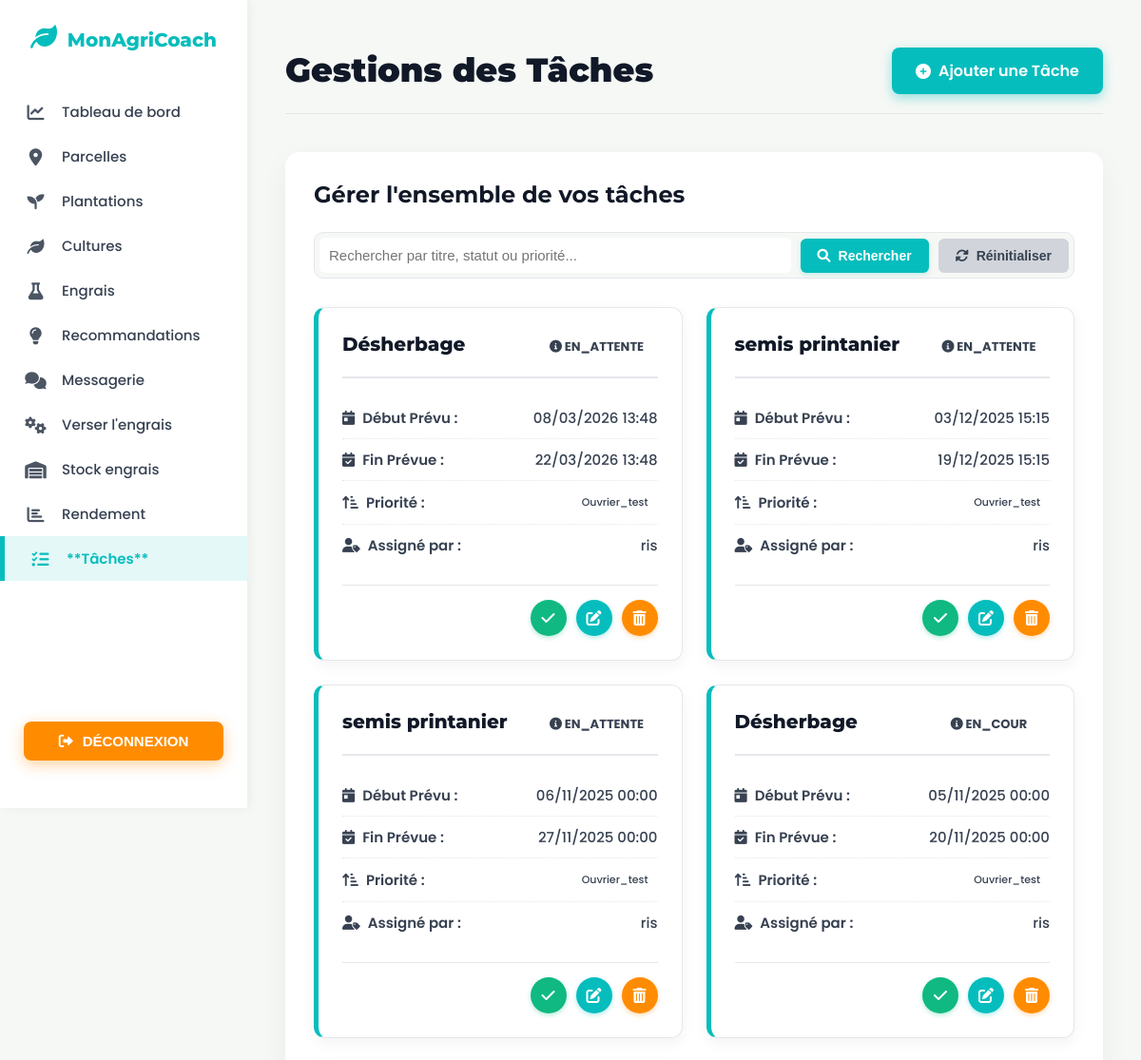
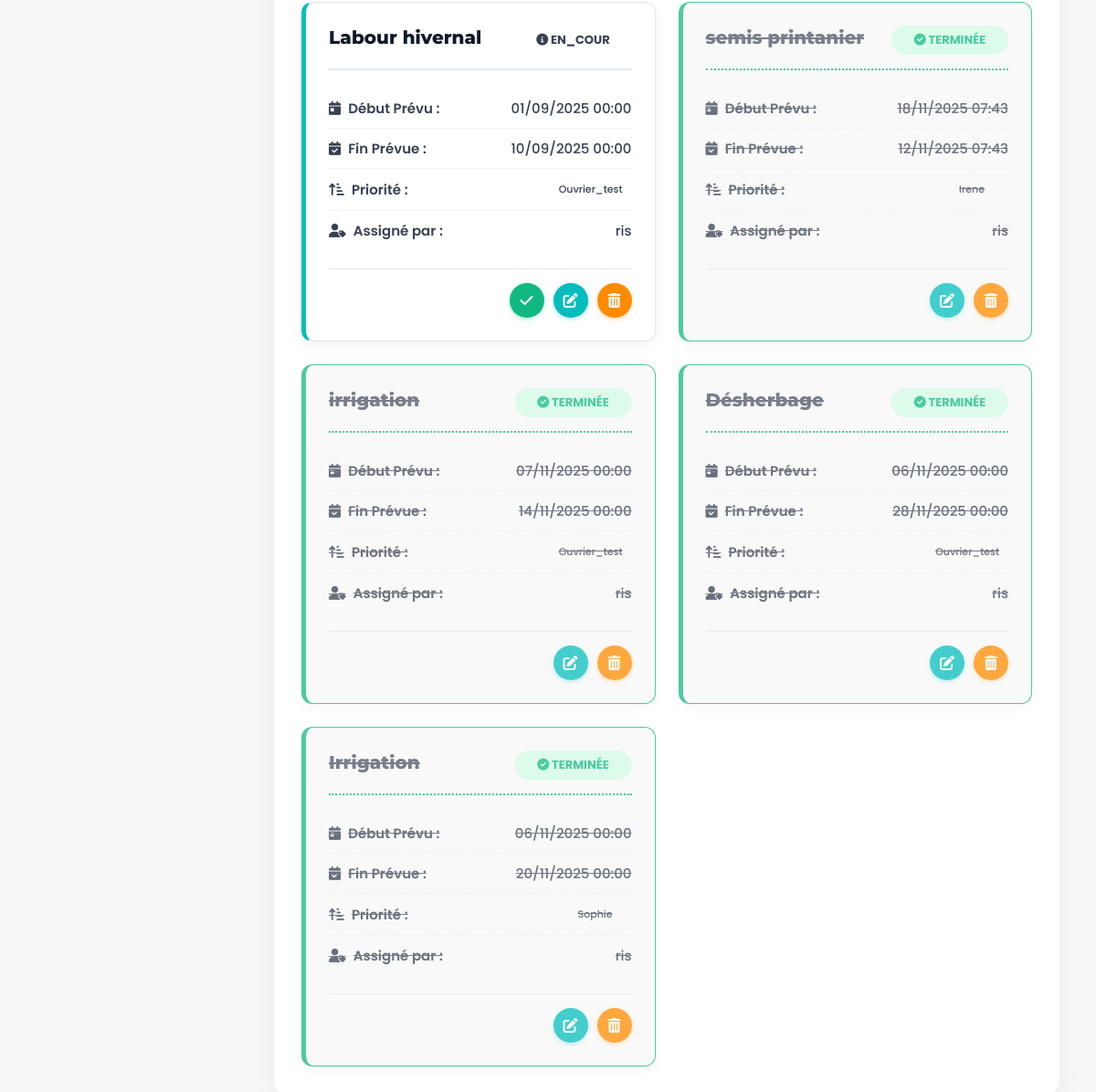
Screenshot of /liste_taches.php (signed in) with the database file from the repository (2 pictures, top to bottom).
### tables this page shows
CREATE TABLE `tache` (
  `id` int(11) NOT NULL,
  `titre` varchar(255) NOT NULL,
  `statut` varchar(255) NOT NULL,
  `priorite` varchar(255) NOT NULL,
  `date_debut` datetime NOT NULL,
  `date_fin` datetime NOT NULL,
  `id_agriculteur` int(11) NOT NULL
);

CREATE TABLE `utilisateur` (
  `id` int(11) NOT NULL,
  `email` varchar(45) NOT NULL,
  `mot_de_passe` varchar(255) NOT NULL,
  `nom` varchar(45) NOT NULL,
  `prenom` varchar(45) NOT NULL,
  `telephone` varchar(45) NOT NULL,
  `pays` varchar(150) NOT NULL,
  `date_inscription` datetime NOT NULL,
  `type_utilisateur` varchar(45) NOT NULL,
  `reset_token` varchar(255) NOT NULL,
  `reset_token_expiration` datetime NOT NULL,
  `photo` varchar(255) NOT NULL,
  `langue` varchar(5) DEFAULT 'fr',
  `timezone` varchar(50) DEFAULT 'Africa/Douala',
  `notif_arrosage` tinyint(1) DEFAULT 1,
  `notif_stock` tinyint(1) DEFAULT 0
);

### liste_taches.php (the view, shortened to what this page needs)
<?php
require_once 'db.php';
$userId = $_SESSION['user_id'];
$taches = [];
$params = [':userId' => $userId];
$current_search_term = $_GET['recherche'] ?? '';
$sql = "SELECT
            t.id, t.titre, t.statut, t.priorite,
            t.date_debut, t.date_fin,
            u.nom AS nom_agriculteur
        FROM tache AS t
        JOIN utilisateur AS u ON t.id_agriculteur = u.id
        WHERE t.id_agriculteur = :userId";
$sql .= " ORDER BY t.statut = 'Terminée' ASC,
                    FIELD(LOWER(t.priorite), 'haute', 'moyenne', 'basse') ASC,
                    t.date_debut DESC";
try {
    $stmt = $pdo->prepare($sql);
    $stmt->execute($params);
    $taches = $stmt->fetchAll(PDO::FETCH_ASSOC);
} catch (PDOException $e) {
    error_log("Erreur de récupération des tâches: " . $e->getMessage());
    $errorMessage = "Erreur lors de la récupération des tâches. Veuillez réessayer.";
}
function getStatusBadge($statut) {
    $statut = strtolower($statut);
    switch ($statut) {
        case 'terminée':
        case 'terminer':
            return ['text' => 'Terminée', 'class' => 'statut-done', 'icon' => 'fas fa-check-circle'];
        default:
            return ['text' => ucfirst($statut), 'class' => 'statut-default', 'icon' => 'fas fa-info-circle'];
    }
}
function getPriorityBadge($priorite) {
    $priorite = strtolower($priorite);
    switch ($priorite) {
        default:
            return ['text' => ucfirst($priorite), 'class' => 'priorite-default', 'icon' => 'fas fa-star'];
    }
}
?>
<!DOCTYPE html>
<html lang="fr">
<head>
    <link rel="stylesheet" href="https://cdnjs.cloudflare.com/ajax/libs/font-awesome/6.0.0-beta3/css/all.min.css">
</head>
<body>
    <nav class="sidebar">
        <a href="index.php" class="logo"><i class="fas fa-leaf"></i> MonAgriCoach</a>
        <ul>
            <li><a href="farmer_dashboard.php"><i class="fas fa-chart-line"></i> Tableau de bord</a></li>
            <li> <a href="liste_parcelle.php"><i class="fas fa-map-marker-alt"></i> Parcelles</a></li>
            <li> <a href="liste_plantation.php"><i class="fas fa-seedling"></i> Plantations</a></li>
            <li><a href="liste_culture.php"><i class="fas fa-leaf"></i> Cultures</a></li>
            <li><a href="liste_intrant.php"><i class="fas fa-flask"></i> Engrais</a></li>
            <li> <a href="liste_recom.php"><i class="fas fa-lightbulb"></i> Recommandations</a></li>
            <li> <a href="liste_message_agri.php"><i class="fas fa-comments"></i> Messagerie</a></li>
            <li><a href="liste_appli_intrant.php"><i class="fas fa-cogs"></i> Verser l'engrais</a></li>
            <li> <a href="liste_st_intrant.php"><i class="fas fa-warehouse"></i> Stock engrais</a></li>
            <li><a href="liste_re.php"><i class="fas fa-chart-bar"></i> Rendement</a></li>
            <li><a href="liste_taches.php"><i class="fas fa-tasks"></i> **Tâches**</a></li>
        </ul>
        <div class="btn-deconnexion-wrapper">
            <div class="btn_lien">
                <button >
                    <a href="deconnexion.php">
                        <i class="fas fa-sign-out-alt"></i> DÉCONNEXION
                    </a>
                </button>
            </div>
        </div>
    </nav>
    <div class="main-content">
        <div class="header">
            <h1>Gestions des Tâches</h1>
            <a href="tache.php" class="add-new-link">
                <i class="fas fa-plus-circle"></i> Ajouter une Tâche
            </a>
        </div>
        <div class="content-container">
            <h2>Gérer l'ensemble de vos tâches</h2>
            <form action="liste_taches.php" method="GET" class="search-form">
                <input type="text" name="recherche" id="search_query" placeholder="Rechercher par titre, statut ou priorité..." value="<?= htmlspecialchars($current_search_term) ?>">
                <button type="submit"><i class="fas fa-search"></i> Rechercher</button>
                <button type="button" onclick="window.location.href='liste_taches.php'"><i class="fas fa-sync-alt"></i> Réinitialiser</button>
            </form>
            <?php if (count($taches) > 0): ?>
                <div class="tache-grid">
                    <?php foreach($taches as $tache ):
                        $status_info = getStatusBadge($tache['statut']);
                        $priority_info = getPriorityBadge($tache['priorite']);
                        $is_done = (strtolower($tache['statut']) == 'terminée' || strtolower($tache['statut']) == 'terminer');
                    ?>
                        <div class="tache-card <?= $is_done ? 'done' : ''; ?>">
                            <div class="card-header-tache">
                                <h3><?= htmlspecialchars($tache['titre']); ?></h3>
                                <span class="statut-badge <?= $status_info['class']; ?>">
                                    <i class="<?= $status_info['icon']; ?>"></i> <?= htmlspecialchars($status_info['text']); ?>
                                </span>
                            </div>
                            <div class="card-body-tache">
                                <p><strong><i class="fas fa-calendar-day"></i> Début Prévu :</strong>
                                    <span><?= date('d/m/Y H:i', strtotime($tache['date_debut'])); ?></span>
                                </p>
                                <p><strong><i class="fas fa-calendar-check"></i> Fin Prévue :</strong>
                                    <span><?= date('d/m/Y H:i', strtotime($tache['date_fin'])); ?></span>
                                </p>
                                <p><strong><i class="fas fa-sort-amount-up-alt"></i> Priorité :</strong>
                                    <span class="priorite-badge <?= $priority_info['class']; ?>">
                                        <?= htmlspecialchars($priority_info['text']); ?>
                                    </span>
                                </p>
                                <p><strong><i class="fas fa-user-tag"></i> Assigné par :</strong>
                                    <span><?= htmlspecialchars($tache['nom_agriculteur']); ?></span>
                                </p>
                            </div>
                            <div class="card-actions-tache">
                                <?php if (!$is_done): ?>
                                    <form action="terminer_tache.php" method="POST" onsubmit="return confirm('Voulez-vous vraiment marquer cette tâche comme TERMINÉE ?');" style="display:inline;">
                                        <button type="submit" title="Marquer comme Terminée" class="complete-button">
                                            <i class="fas fa-check"></i>
                                        </button>
                                    </form>
                                <?php endif; ?>
                                <a href="modifier_tache.php?id=<?= $tache['id']; ?>" title="Modifier">
                                    <i class="fas fa-edit"></i>
                                </a>
                                <form action="traitement_suppression_tache.php" method="POST" onsubmit="return confirm('Êtes-vous sûr de vouloir supprimer la tâche : <?= htmlspecialchars($tache['titre']); ?> ?');" style="display:inline;">
                                    <button type="submit" title="Supprimer" class="delete-button">
                                        <i class="fas fa-trash-alt"></i>
                                    </button>
                                </form>
                            </div>
                        </div>
                    <?php endforeach;?>
                </div>
            <?php else:?>
                <p class="no-records"><i class="fas fa-info-circle"></i> **<?= empty($current_search_term) ? 'Aucune tâche trouvée pour le moment.' : 'Aucune tâche ne correspond à votre recherche.' ?>** Cliquez sur "+ Ajouter une Tâche" pour commencer.</p>
            <?php endif;?>
        </div>
    </div>
</body>
</html>

### rows the page displays
tache: titre "Désherbage", statut "EN_ATTENTE", date_debut "08/03/2026 13:48", date_fin "22/03/2026 13:48", priorite "Ouvrier_test", id_agriculteur.nom "ris"
tache: titre "semis printanier", statut "EN_ATTENTE", date_debut "03/12/2025 15:15", date_fin "19/12/2025 15:15", priorite "Ouvrier_test", id_agriculteur.nom "ris"
tache: titre "semis printanier", statut "EN_ATTENTE", date_debut "06/11/2025 00:00", date_fin "27/11/2025 00:00", priorite "Ouvrier_test", id_agriculteur.nom "ris"
tache: titre "Désherbage", statut "EN_COUR", date_debut "05/11/2025 00:00", date_fin "20/11/2025 00:00", priorite "Ouvrier_test", id_agriculteur.nom "ris"
tache: titre "Labour hivernal", statut "EN_COUR", date_debut "01/09/2025 00:00", date_fin "10/09/2025 00:00", priorite "Ouvrier_test", id_agriculteur.nom "ris"
tache: titre "semis printanier", statut "TERMINÉE", date_debut "18/11/2025 07:43", date_fin "12/11/2025 07:43", priorite "Irene", id_agriculteur.nom "ris"
tache: titre "irrigation", statut "TERMINÉE", date_debut "07/11/2025 00:00", date_fin "14/11/2025 00:00", priorite "Ouvrier_test", id_agriculteur.nom "ris"
tache: titre "Désherbage", statut "TERMINÉE", date_debut "06/11/2025 00:00", date_fin "28/11/2025 00:00", priorite "Ouvrier_test", id_agriculteur.nom "ris"
tache: titre "Irrigation", statut "TERMINÉE", date_debut "06/11/2025 00:00", date_fin "20/11/2025 00:00", priorite "Sophie", id_agriculteur.nom "ris"
